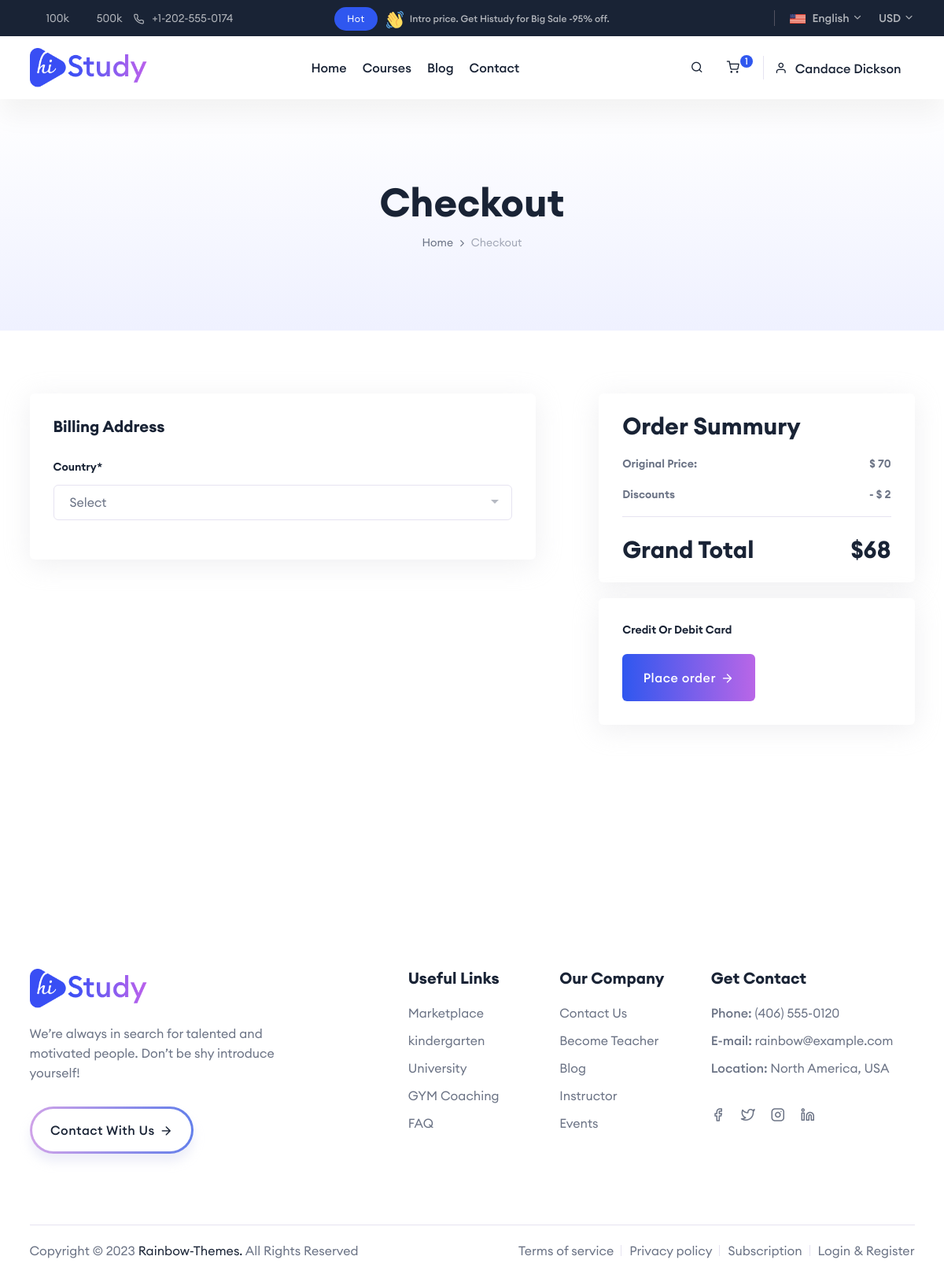
Page /checkout/ (signed in) on the earlier database version.
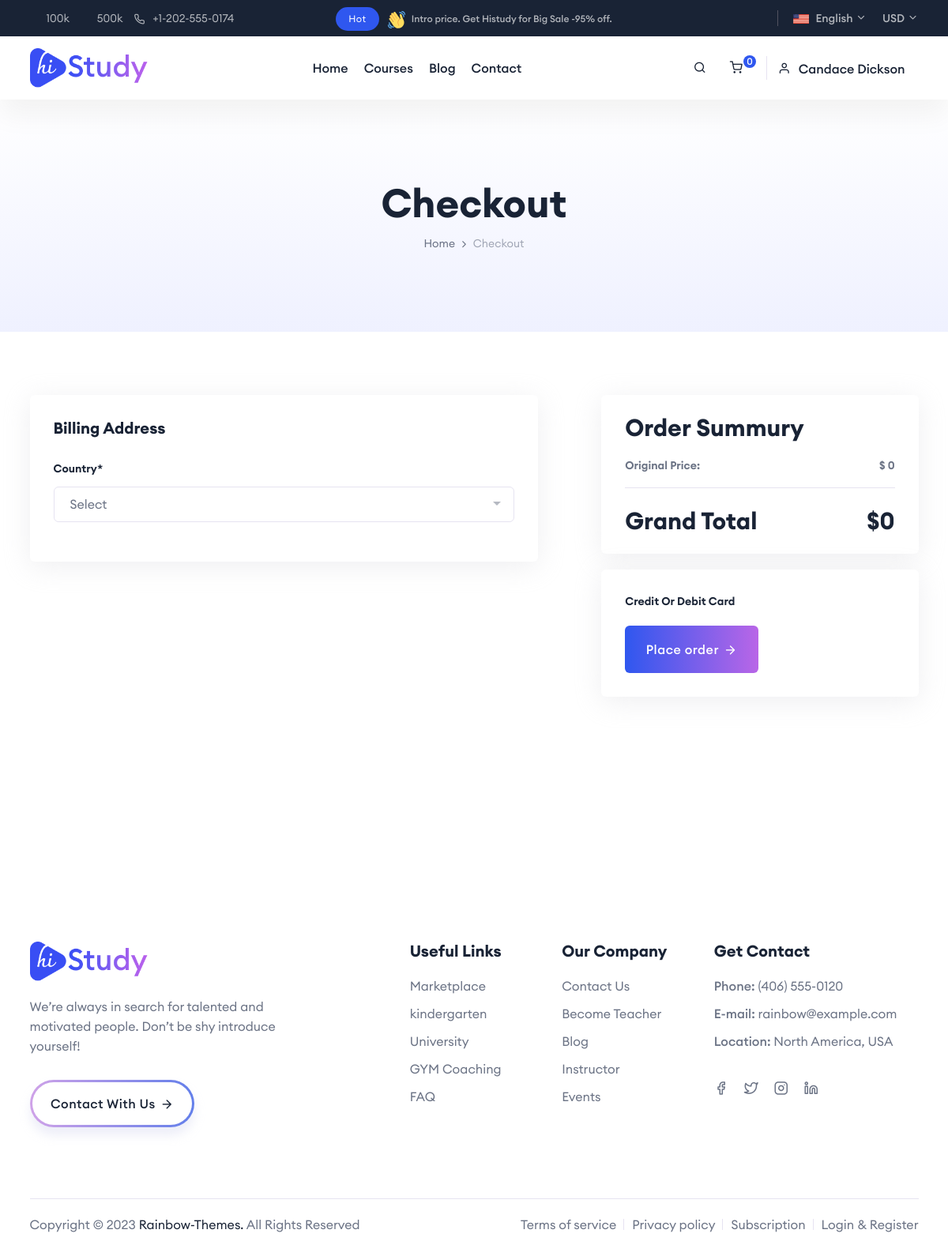
Same page on the later database version.
### account/models.py (models this page shows, shortened)
class User(AbstractUser):
    ROLE_CHOICE = (
        ('E', 'Educator'),
        ('S', 'Student'),
    )
    username = None
    email = models.EmailField(unique=True)
    profile_image = models.ImageField(upload_to=rename_user_image, null=True, blank=True)
    role = models.CharField(max_length=2, default='S', choices=ROLE_CHOICE)
    USERNAME_FIELD = 'email'
    REQUIRED_FIELDS = []
    objects = UserManager()
    def cart_count(self):
        from shop.models import Cart
        carts = Cart.objects.filter(user=self)
        return carts.count()

### shop/views.py (the view)
# urls.py: path('checkout/', checkout, name='checkout'),
@login_required
def checkout(request):
    carts = Cart.objects.filter(user=request.user)
    total_price = get_total_cart_price(request)
    total_original_price = get_total_original_price(request)
    total_discount = total_original_price - total_price
    context = {
        'carts' : carts,
        'total_price' : total_price,
        'total_original_price' : total_original_price,
        'total_discount' : total_discount
    }
    return render(request, 'shop/checkout.html', context)

### account/context_processors.py (called while the page is built)
def user_data(request):
    if request.user.is_authenticated:
        user = request.user
        full_name = f'{user.first_name} {user.last_name}'
        return {
            'user' : user,
            'full_name' : full_name
        }
    else:
        return {}

### shop/context_processors.py (called while the page is built)
def shop_data(request):
    if request.user.is_authenticated:
        carts = Cart.objects.filter(user=request.user)
        total_price = 0
        for cart in carts:
            total_price += cart.course.get_price()
        return {
            'total_price' : total_price
        }
    else:
        return {
        }

### shop/utils.py (called while the page is built)
def get_cart(request):
    courses_in_cart = []
    if request.user.is_authenticated:
        carts = Cart.objects.filter(user=request.user)
        courses_in_cart = [cart.course.id for cart in carts]
    else:
        if 'cart' in request.session:
            courses_in_cart = request.session['cart']
    cart_courses = Course.objects.filter(id__in=courses_in_cart)
    return cart_courses

def get_total_cart_price(request):
    courses = get_cart(request)
    total = 0
    for course in courses:
        total += course.get_price()
    return total

### templates/shop/checkout.html (shortened to what this page needs)
{% extends 'base_site.html' %}
{% block content %}
<div class="rbt-breadcrumb-default ptb--100 ptb_md--50 ptb_sm--30 bg-gradient-1">
    <div class="container">
        <div class="row">
            <div class="col-lg-12">
                <div class="breadcrumb-inner text-center">
                    <h2 class="title">Checkout</h2>
                    <ul class="page-list">
                        <li class="rbt-breadcrumb-item"><a href="{% url 'home' %}">Home</a></li>
                        <li>
                            <div class="icon-right"><i class="feather-chevron-right"></i></div>
                        </li>
                        <li class="rbt-breadcrumb-item active">Checkout</li>
                    </ul>
                </div>
            </div>
        </div>
    </div>
</div>
<div class="checkout_area bg-color-white rbt-section-gap pt--80">
    <div class="container">
        <div class="row g-5 checkout-form">
            <div class="col-lg-7">
                <div class="checkout-content-wrapper">
                    <form method="post" id="address">
                        <div id="billing-form">
                            <h4 class="checkout-title">Billing Address</h4>
                            <div class="col-md-12 col-12 mb--20">
                                <label>Country*</label>
                                <div class="rbt-modern-select bg-transparent height-45">
                                </div>
                            </div>
                        </div>
                    </form>
                </div>
            </div>
            <div class="col-lg-5">
                <div class="row pl--50 pl_md--0 pl_sm--0">
                    <div class="col-12 mb--60">
                        <div class="checkout-cart-total">
                            <h4>Order Summury</h4>
                            <ul>
                                <li>Original Price: <span>$ {{ total_original_price }}</span></li>
                                {% if total_discount > 0 %}
                                    <li>Discounts<span>- $ {{ total_discount }}</span></li>
                                {% endif %}
                            </ul>
                            <h4 class="mt--30">Grand Total <span>${{ total_price }}</span></h4>
                        </div>
                        <div class="checkout-cart-total mt--20">
                            <form action="/charge" method="post" id="payment-form">
                                <div class="form-row">
                                    <label for="card-element">
                                    Credit or debit card
                                    </label>
                                </div>
                                <button class="rbt-btn btn-gradient hover-icon-reverse" type="submit">
                                    <span class="icon-reverse-wrapper">
                                        <span class="btn-text">Place order</span>
                                        <span class="btn-icon"><i class="feather-arrow-right"></i></span>
                                    </span>
                                </button>
                            </form>
                        </div>
                    </div>
                </div>
            </div>
        </div>
    </div>
</div>
{% endblock content %}

### templates/base_site.html (shortened to what the changed rows need)
{% extends 'base.html' %}
{% load static %}
{% block header %}
    <header class="rbt-header rbt-header-10">
        <div class="rbt-header-wrapper header-space-betwween header-sticky">
            <div class="container-fluid">
                <div class="mainbar-row rbt-navigation-center align-items-center">
                    <div class="header-right">
                        <ul class="quick-access">
                            <li class="access-icon rbt-mini-cart">
                                <a class="rbt-cart-sidenav-activation rbt-round-btn" href="#">
                                    <i class="feather-shopping-cart"></i>
                                    <span class="rbt-cart-count" id="cart-count">{{ user.cart_count }}</span>
                                </a>
                            </li>
                        </ul>
                    </div>
                </div>
            </div>
        </div>
    </header>
{% endblock header %}

Differences in the rows shown:
changed User: cart_count "1" → "0"
Other differences:
{{ total_original_price }}: "70" → "0"
{{ total_price }}: "68" → "0"
{{ total_discount }}: "2" → (not shown)
text no longer shown: "Discounts - $"
